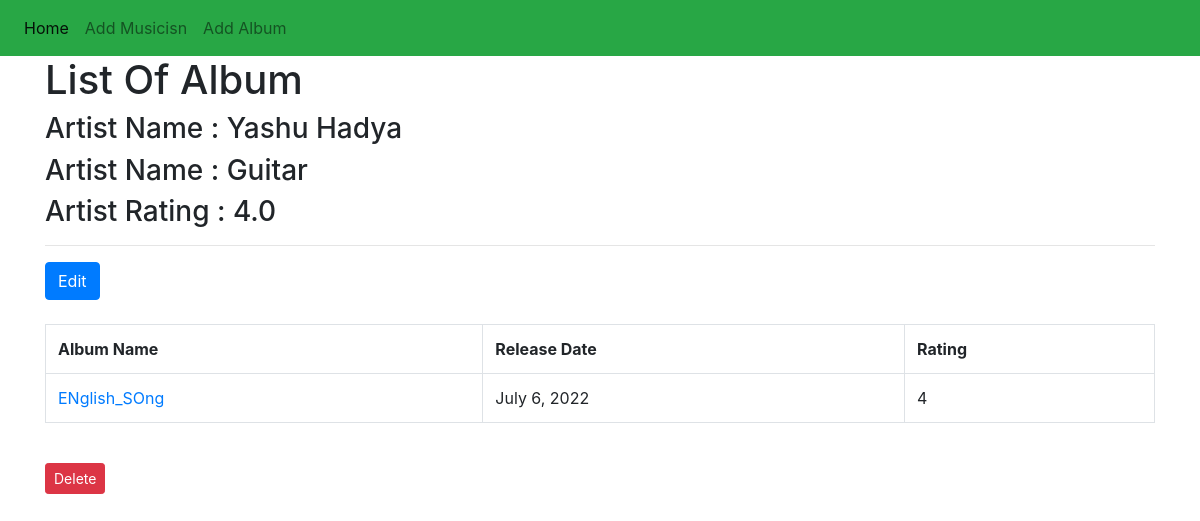
/customer/album_list/4/, run on the app's committed database.
### first_app/models.py (models this page shows, shortened)
class Musician(models.Model):
    first_name = models.CharField(max_length=50)
    last_name = models.CharField(max_length=50)
    instrument = models.CharField(max_length=100)

class Album(models.Model):
    artist = models.ForeignKey(Musician, on_delete=models.CASCADE)
    name = models.CharField(max_length=1000)
    release_date = models.DateField()
    rating =(
    (1, "Worst"),
    (2, "Bad"),
    (3, "Not Bad"),
    (4, "Good"),
    (5, "Excellent"),
    )
    num_stars = models.IntegerField(choices=rating)

### first_app/views.py (the view)
# urls.py: path('album_list/<int:artist_id>/', views.album_list, name='album_list'),
def album_list(request, artist_id):
    artist_info = Musician.objects.get(pk=artist_id)
    album_all_list = Album.objects.filter(artist=artist_id).order_by('name')
    artist_rating = Album.objects.filter(artist=artist_id).aggregate(Avg('num_stars'))
    dict5 = {'text_4': "List of Albums",
             'artist_all_info': artist_info,
             'album_song_list': album_all_list,
             'artist_rating_all': artist_rating,
             }
    return render(request, 'first_app/album_list.html', context = dict5)

### templates/first_app/album_list.html
<!DOCTYPE html>
{% extends "first_app/base_new.html" %}
{% block body_block %}
<h1> List Of Album </h1>
<h3> Artist Name : {{ artist_all_info.first_name }} {{ artist_all_info.last_name }}</h3>
<h3> Artist Name : {{ artist_all_info.instrument }} </h3>
<h3> Artist Rating : {{ artist_rating_all.num_stars__avg }} </h3>
<hr>
<a href="{% url 'first_app:edit_artist' artist_id=artist_all_info.id %}" class="btn btn-primary btn-small">Edit</a>
<br>
<br>
<table class="table table-bordered">
    <tr>
        <th>Album Name</th>
        <th>Release Date</th>
        <th>Rating</th>
    </tr>
    {% for songs in album_song_list %}
    <tr>
        <td> <a href="{% url 'first_app:edit_album' album_id=songs.id %}">{{ songs.name }}</a> </td>
        <td> {{ songs.release_date }} </td>
        <td> {{ songs.num_stars }} </td>
    </tr>
    {% endfor %}
</table>
<br>
<a href="{% url 'first_app:delete_musician' artist_id=artist_new_info.id %}" onclick="return confirm('Delete Musician ?')" class="btn btn-danger btn-sm">Delete</a>
{% endblock %}

### data on the page
Musician: first_name "Yashu", last_name "Hadya", instrument "Guitar"
Album: name "ENglish_SOng", release_date "July 6, 2022", num_stars "4"

### other printed values
{{ artist_rating_all.num_stars__avg }} "4.0"
